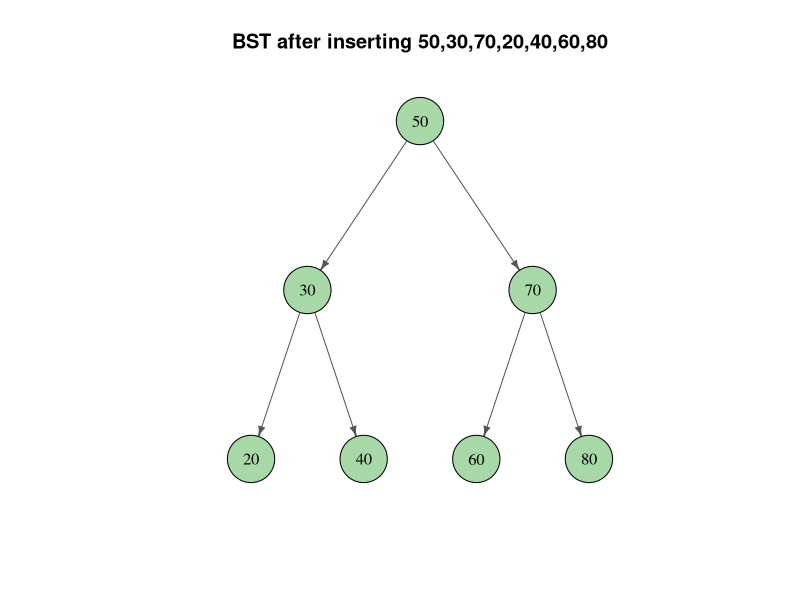
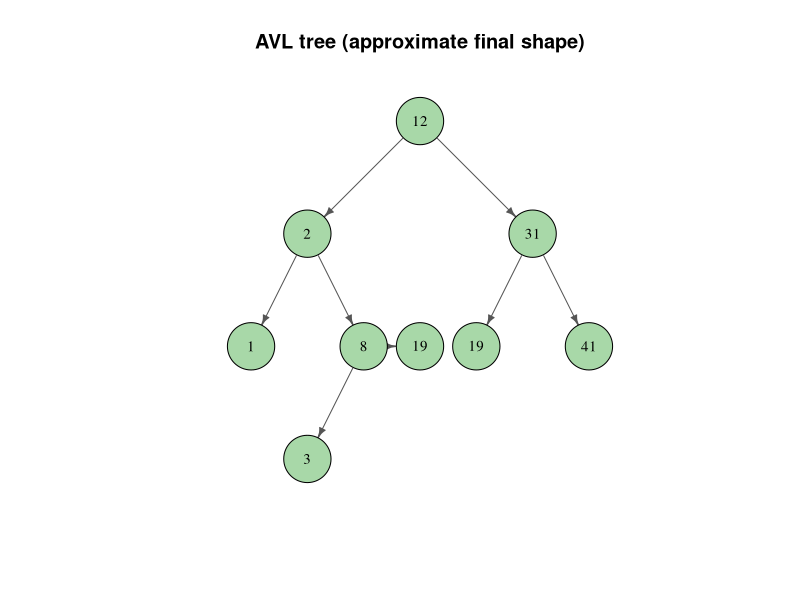
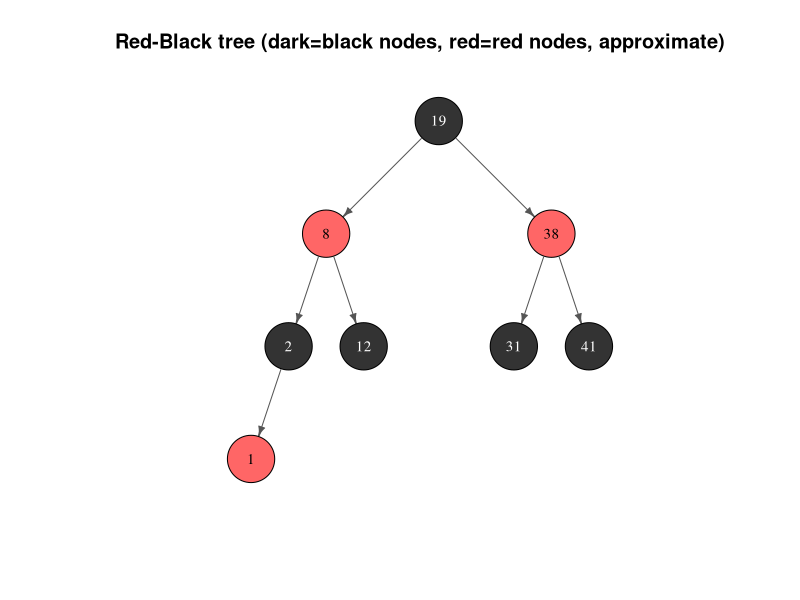

Source code (R) for these figures, in order:
## ---- chunk 1
library(igraph)
edges <- c("50","30", "50","70", "30","20", "30","40", "70","60", "70","80")
g <- graph(edges, directed=TRUE)
layout_mat <- matrix(c(
  0, 0,    # 50
 -2,-1,    # 30
  2,-1,    # 70
 -3,-2,    # 20
 -1,-2,    # 40
  1,-2,    # 60
  3,-2     # 80
), ncol=2, byrow=TRUE)
plot(g, layout=layout_mat,
     vertex.color="#a8d8a8", vertex.size=28,
     vertex.label.color="black", vertex.label.cex=1.0,
     edge.arrow.size=0.5, edge.color="#555555",
     main="BST after inserting 50,30,70,20,40,60,80")
## ---- chunk 2
library(igraph)
edges2 <- c("12","2","12","31","2","1","2","8","8","3","8","19","31","19b","31","41","19b","_","19b","38b")
# Simplified final AVL for visualization
edges_avl <- c("12","2", "12","31", "2","1", "2","8", "8","3","8","19", "31","19b","31","41")
nodes_avl <- c("12","2","31","1","8","19","41","3","19b")
g2 <- make_empty_graph(n=0, directed=TRUE)
g2 <- add_vertices(g2, length(nodes_avl), name=nodes_avl)
edge_list <- c(1,2, 1,3, 2,4, 2,5, 5,8, 5,6, 3,9, 3,7)
g2 <- add_edges(g2, edge_list)
layout2 <- matrix(c(
  0,0,  -2,-1,  2,-1,  -3,-2,  -1,-2,  0,-2,  3,-2,  -2,-3, 1,-2
), ncol=2, byrow=TRUE)
V(g2)$label <- c("12","2","31","1","8","19","41","3","19")
plot(g2, layout=layout2,
     vertex.color="#a8d8a8", vertex.size=28,
     vertex.label.color="black", vertex.label.cex=0.9,
     edge.arrow.size=0.5, edge.color="#555555",
     main="AVL tree (approximate final shape)")
## ---- chunk 3
library(igraph)
nodes_rb <- c("19","8","38","2","12","31","41","1","3","_a","_b","19b","_c","_d","_e")
g_rb <- make_empty_graph(n=0, directed=TRUE)
g_rb <- add_vertices(g_rb, 8, name=c("19","8","38","2","12","31","41","1"))
edge_rb <- c(1,2, 1,3, 2,4, 2,5, 3,6, 3,7, 4,8)
g_rb <- add_edges(g_rb, edge_rb)
layout_rb <- matrix(c(
  0,0,  -3,-1,  3,-1,  -4,-2,  -2,-2,  2,-2,  4,-2, -5,-3
), ncol=2, byrow=TRUE)
node_colors <- c("#333333","#ff6666","#ff6666","#333333","#333333","#333333","#333333","#ff6666")
node_label_colors <- c("white","black","black","white","white","white","white","black")
V(g_rb)$label <- c("19","8","38","2","12","31","41","1")
plot(g_rb, layout=layout_rb,
     vertex.color=node_colors, vertex.size=28,
     vertex.label.color=node_label_colors, vertex.label.cex=0.9,
     edge.arrow.size=0.5, edge.color="#555555",
     main="Red-Black tree (dark=black nodes, red=red nodes, approximate)")
